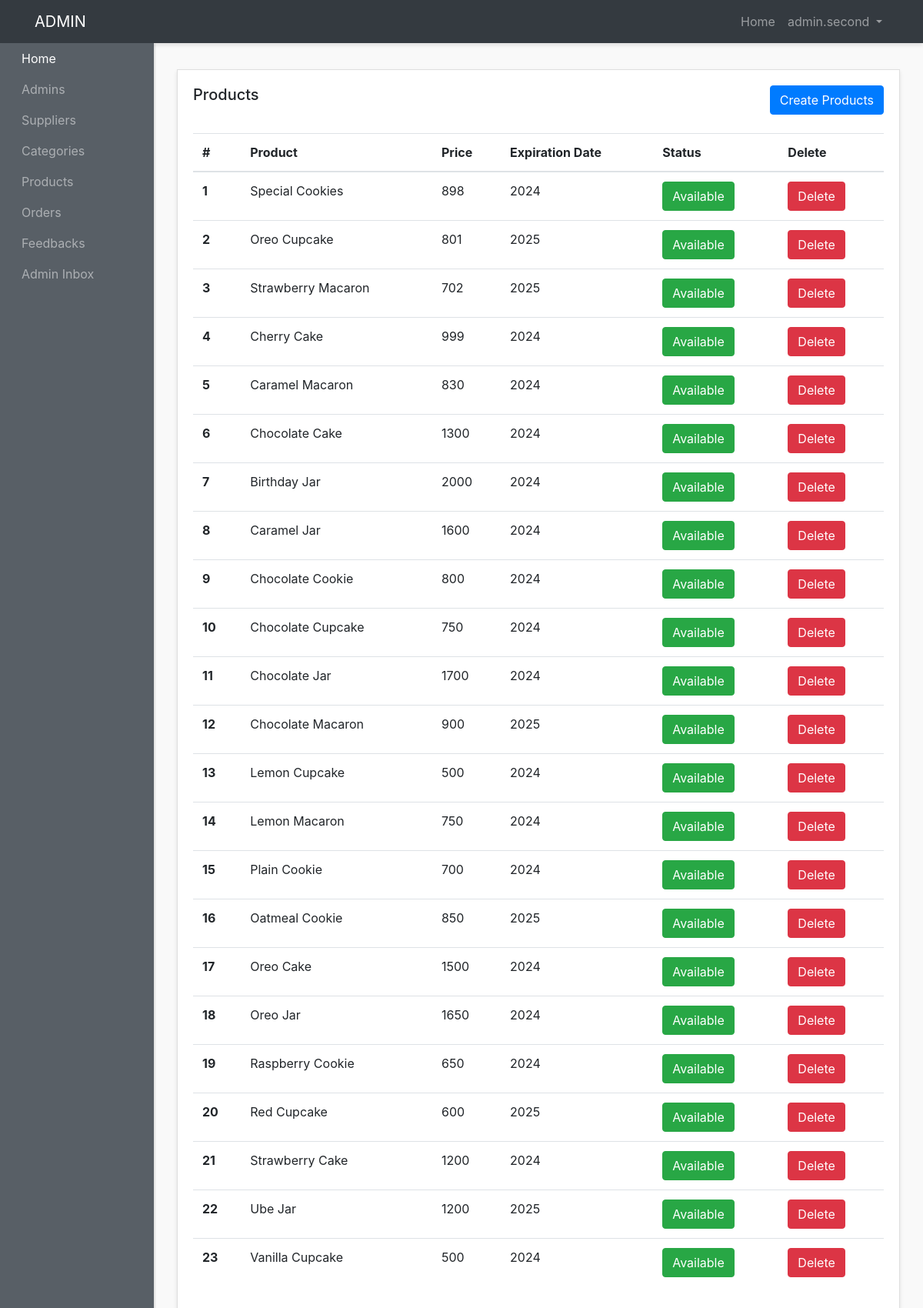
The app's page /admin-panel/products-admins/show-products.php (signed in) with its own data.
### tables this page shows
CREATE TABLE `products` (
  `id` int(3) NOT NULL,
  `title` varchar(200) NOT NULL,
  `description` text NOT NULL,
  `price` varchar(10) NOT NULL,
  `quantity` int(3) NOT NULL DEFAULT 1,
  `image` varchar(200) NOT NULL,
  `exp_date` varchar(200) NOT NULL,
  `category_id` int(3) NOT NULL,
  `status` int(1) NOT NULL DEFAULT 1,
  `created_at` timestamp NOT NULL DEFAULT current_timestamp()
);

### admin-panel/products-admins/show-products.php (the view, shortened to what this page needs)
<?php require("../layouts/header.php")?>
<?php require("../../config/config.php")?>
<?php
$products=$conn-> query("SELECT* FROM products");
$products->execute();
$allProducts=$products->fetchAll(PDO::FETCH_OBJ);
?>
          <div class="row">
        <div class="col">
          <div class="card">
            <div class="card-body">
              <h5 class="card-title mb-4 d-inline">Products</h5>
              <a  href="<?php echo ADMINURL;?>/products-admins/create-products.php" class="btn btn-primary mb-4 text-center float-right">Create Products</a>
              <table class="table">
                <thead>
                  <tr>
                    <th scope="col">#</th>
                    <th scope="col">Product</th>
                    <th scope="col">Price</th>
                    <th scope="col">Expiration Date</th>
                    <th scope="col">Status</th>
                    <th scope="col">Delete</th>
                  </tr>
                </thead>
                <tbody>
                  <?php
                  $counter=1;
                  foreach ($allProducts as $product):?>
                  <tr>
                    <th scope="row"><?php echo $counter++;?> </th>
                    <td><?php echo $product->title;?> </td>
                    <td><?php echo $product->price;?> </td>
                    <td><?php echo $product->exp_date;?> </td>
                    <?php if($product->status==0):?>
                     <td><a href="<?php echo ADMINURL ;?> /products-admins/status.php?id=<?php echo $product->id;?> &status=<?php echo $product->status;?>" class="btn btn-danger  text-center ">Unavailable</a></td>
                     <?php else:?>
                      <td><a href="<?php echo ADMINURL ;?> /products-admins/status.php?id=<?php echo $product->id;?> &status=<?php echo $product->status;?>" class="btn btn-success  text-center ">Available</a></td>
                      <?php endif;?>
                     <td><a href="<?php echo ADMINURL ;?> /products-admins/delete-products.php?id=<?php echo $product->id;?>" class="btn btn-danger  text-center ">Delete</a></td>
                  </tr>
                  <?php endforeach; ?>
                </tbody>
              </table>
            </div>
          </div>
        </div>
      </div>
      <?php require("../layouts/footer.php")?>

### admin-panel/styles/style.css (style rules this page uses)
body { background:#f9f9f9; }
.card { margin-bottom: 15px; border-radius:0; box-shadow: 0 3px 5px rgba(0,0,0,.1); }

### records on screen
products: title "Special Cookies", price "898", exp_date "2024"
products: title "Oreo Cupcake", price "801", exp_date "2025"
products: title "Strawberry Macaron", price "702", exp_date "2025"
products: title "Cherry Cake", price "999", exp_date "2024"
products: title "Caramel Macaron", price "830", exp_date "2024"
products: title "Chocolate Cake", price "1300", exp_date "2024"
products: title "Birthday Jar", price "2000", exp_date "2024"
products: title "Caramel Jar", price "1600", exp_date "2024"
products: title "Chocolate Cookie", price "800", exp_date "2024"
products: title "Chocolate Cupcake", price "750", exp_date "2024"
products: title "Chocolate Jar", price "1700", exp_date "2024"
products: title "Chocolate Macaron", price "900", exp_date "2025"
products: title "Lemon Cupcake", price "500", exp_date "2024"
products: title "Lemon Macaron", price "750", exp_date "2024"
products: title "Plain Cookie", price "700", exp_date "2024"
products: title "Oatmeal Cookie", price "850", exp_date "2025"
products: title "Oreo Cake", price "1500", exp_date "2024"
products: title "Oreo Jar", price "1650", exp_date "2024"
products: title "Raspberry Cookie", price "650", exp_date "2024"
products: title "Red Cupcake", price "600", exp_date "2025"
products: title "Strawberry Cake", price "1200", exp_date "2024"
products: title "Ube Jar", price "1200", exp_date "2025"
products: title "Vanilla Cupcake", price "500", exp_date "2024"

### other values on screen
$_SESSION['adminname'] "admin.second"
